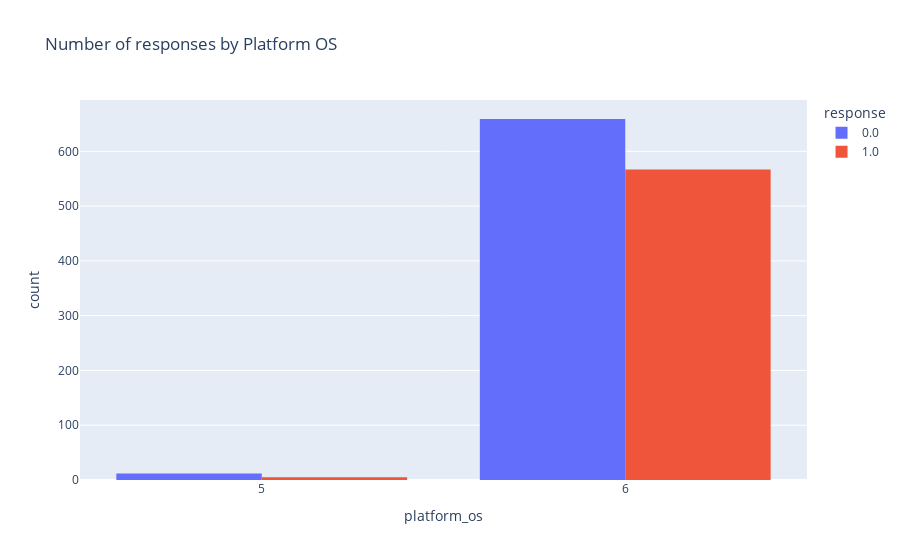

The notebook cell this image was saved under:
### Markdown cell above
Chrome Mobile Webview and Chrome Mobile had the highest responses

### Code cell
fig = px.histogram(df,x='platform_os',color='response',barmode='group',title='Number of responses by Platform OS')
fig.show()

### Figure 1 — Plotly figure (JSON) as saved in the notebook; plotly's stock layout.template omitted (floating-point values rounded to 4 significant figures; data arrays with more than 128 entries replaced by an {"elided": "..."} marker saying what was removed)
{"data": [{"alignmentgroup": "True", "bingroup": "x", "hovertemplate": "response=0.0<br>platform_os=%{x}<br>count=%{y}<extra></extra>", "legendgroup": "0.0", "marker": {"color": "#636efa", "pattern": {"shape": ""}}, "name": "0.0", "offsetgroup": "0.0", "orientation": "v", "showlegend": true, "type": "histogram", "x": {"elided": "671 int values"}, "xaxis": "x", "yaxis": "y"}, {"alignmentgroup": "True", "bingroup": "x", "hovertemplate": "response=1.0<br>platform_os=%{x}<br>count=%{y}<extra></extra>", "legendgroup": "1.0", "marker": {"color": "#EF553B", "pattern": {"shape": ""}}, "name": "1.0", "offsetgroup": "1.0", "orientation": "v", "showlegend": true, "type": "histogram", "x": {"elided": "572 int values"}, "xaxis": "x", "yaxis": "y"}], "layout": {"barmode": "group", "legend": {"title": {"text": "response"}, "tracegroupgap": 0}, "title": {"text": "Number of responses by Platform OS"}, "xaxis": {"anchor": "y", "domain": [0, 1], "title": {"text": "platform_os"}}, "yaxis": {"anchor": "x", "domain": [0, 1], "title": {"text": "count"}}}}
